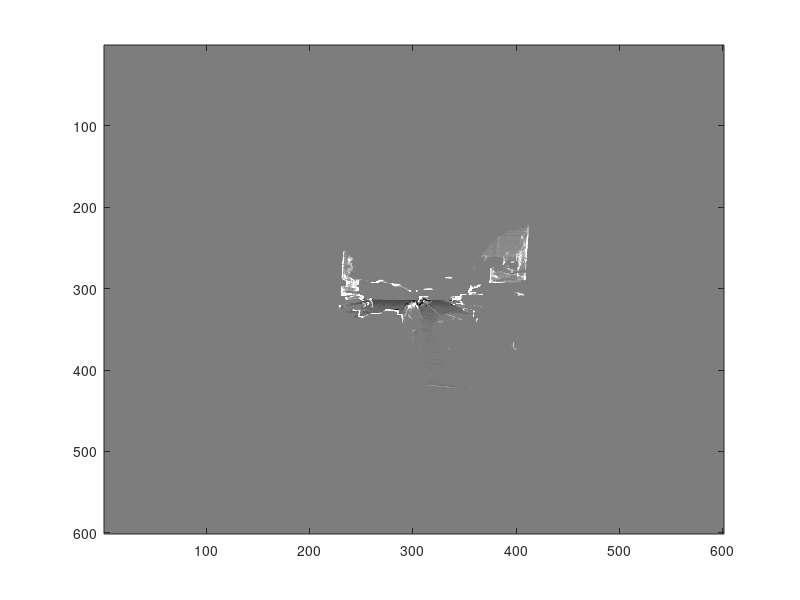

Here is the MATLAB script that generated this plot: (Note: this script raises an error after producing the figure.)
%addStateMchpaths;
clear all
close all
%addpath('/home/ese650/svn/magic2010/ese650-2011/Arun/');
%addpath('/home/ese650/svn/magic2010/ese650-2011/Arun/RASCAL_STMCH/');
%A = load('Lidardata_01-May-2011_22:14:03.mat');
A = load('test.mat');
B = A.MAP.map;
B(B == 0) = 1;
%B = conv2(double(B),ones(11),'same');
figure;imagesc(B);colormap gray
tic
C = plannerAstar(B,[206 328],[309 348],1);
toc
figure;
imagesc(C);
colormap gray